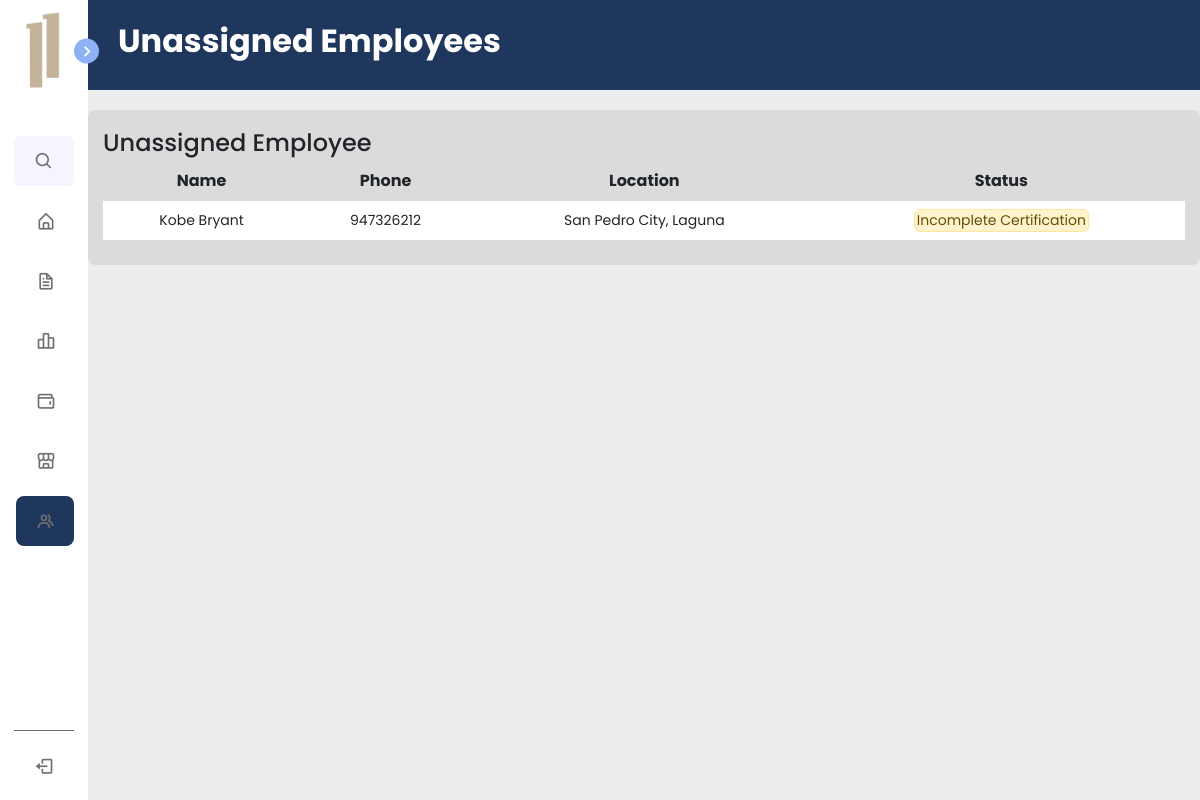
The app's page /pages/manpower/unassignedEmployees2.php with its own data.
### tables this page shows
CREATE TABLE `users_accounts` (
  `user_id` bigint(250) NOT NULL,
  `user_name` varchar(255) NOT NULL,
  `user_photo` varchar(150) NOT NULL DEFAULT 'default-profile.png',
  `user_email` varchar(200) NOT NULL,
  `user_password` varchar(200) NOT NULL,
  `user_phone_number` int(15) NOT NULL,
  `user_address` text DEFAULT NULL,
  `user_birthdate` date DEFAULT NULL,
  `user_type` varchar(100) NOT NULL DEFAULT 'user',
  `user_status` varchar(100) NOT NULL DEFAULT 'active',
  `date_created` datetime NOT NULL
);

CREATE TABLE `user_information` (
  `user_id` bigint(250) NOT NULL,
  `assigned_at` bigint(250) NOT NULL,
  `employee_status` varchar(100) NOT NULL,
  `franchisee` varchar(250) NOT NULL,
  `branch` varchar(250) NOT NULL,
  `user_shift` varchar(120) NOT NULL,
  `certification_name` text NOT NULL,
  `certification_date` date NOT NULL,
  `certificate_file_name` text NOT NULL,
  `certificate_status` varchar(150) NOT NULL
);

### pages/manpower/unassignedEmployees2.php (the view, shortened to what this page needs)
<?php
include ("../../phpscripts/database-connection.php");
$data = [];
$sql = "
    SELECT ua.user_id, ua.user_name, ua.user_phone_number, ua.user_address, ui.employee_status, ui.certificate_status
    FROM users_accounts ua
    LEFT JOIN user_information ui ON ua.user_id = ui.user_id
    WHERE ui.assigned_at = 0 AND ui.employee_status = 'unassigned'
";
$result = mysqli_query($con, $sql);
if ($result && mysqli_num_rows($result) > 0) {
    $data['employees'] = [];
    while ($row = mysqli_fetch_assoc($result)) {
        $data['employees'][] = $row;
    }
    $data['status'] = 'success';
} else {
    $data['status'] = 'error';
    $data['message'] = 'No unassigned employees found';
}
?>
<!DOCTYPE html>
<html lang="en">
<head>
    <link href="https://cdn.jsdelivr.net/npm/bootstrap@5.3.3/dist/css/bootstrap.min.css" rel="stylesheet"
>
    <link rel="stylesheet" href="../../assets/css/navbar.css">
    <link rel="stylesheet" href="../../assets/css/unassignedEmployees.css">
    <link href='https://unpkg.com/boxicons@2.1.4/css/boxicons.min.css' rel='stylesheet'>
</head>
<body>
    <nav class="sidebar close">
        <header>
            <div class="image-text">
                <span class="image">
                    <img src="../../assets/images/BoxLogo.png" alt="logo">
                </span>
            </div>
            <i class='bx bx-chevron-right toggle'></i>
        </header>
        <div class="menu-bar">
            <div class="menu">
                <li class="search-box">
                    <i class='bx bx-search icon'></i>
                </li>
                <ul class="menu-links">
                    <li class="nav-link">
                        <a href="../../dashboard">
                            <i class='bx bx-home-alt icon'></i>
                        </a>
                    </li>
                    <li class="nav-link">
                        <a href="../../pages/contract/franchiseeAgreement">
                            <i class='bx bx-file icon'></i>
                        </a>
                    </li>
                    <li class="nav-link">
                        <a href="../../pages/salesPerformance/sales">
                            <i class='bx bx-bar-chart-alt-2 icon'></i>
                        </a>
                    </li>
                    <li class="nav-link">
                        <a href="../../pages/salesPerformance/expenses">
                            <i class='bx bx-wallet icon'></i>
                        </a>
                    </li>
                    <li class="nav-link">
                        <a href="../../pages/inventory/inventory2">
                            <i class='bx bx-store-alt icon'></i>
                        </a>
                    </li>
                    <li class="nav-link active">
                        <a href="../../pages/manpower/manpower_dashboard">
                            <i class='bx bx-group icon'></i>
                        </a>
                    </li>
                </ul>
            </div>
            <div class="bottom-content">
                <li>
                    <a href="../../phpscripts/user-logout.php">
                        <i class='bx bx-log-out icon'></i>
                    </a>
                </li>
            </div>
        </div>
    </nav>
    <section class="home">
        <header class="manpowerheader">
            <div class="container-header">
                <h1 class="title">Unassigned Employees</h1>
            </div>
        </header>
        <div class="activity">
            <section id="employees-section">
                <span class="text">Unassigned Employee</span>
                <table class="content-table">
                    <thead>
                        <tr>
                            <th>Name</th>
                            <th>Phone</th>
                            <th>Location</th>
                            <th>Status</th>
                        </tr>
                    </thead>
                    <tbody>
                        <?php
                        if ($data['status'] === 'success') {
                            foreach ($data['employees'] as $employee) {
                                $certificateStatus = empty($employee['certificate_status']) ? 'Incomplete Certification' : 'Ready for Deployment';
                                $alertClass = empty($employee['certificate_status']) ? 'alert-warning' : 'alert-success';
                                echo "<tr>";
                                echo "<td>" . htmlspecialchars($employee['user_name']) . "</td>";
                                echo "<td>" . htmlspecialchars($employee['user_phone_number']) . "</td>";
                                echo "<td>" . htmlspecialchars($employee['user_address']) . "</td>";
                                echo "<td><div class='alert $alertClass p-0 m-auto w-50' role='alert'>$certificateStatus</div></td>";
                                echo "</tr>";
                            }
                        } else {
                            echo "<tr><td colspan='5'>" . htmlspecialchars($data['message']) . "</td></tr>";
                        }
                        ?>
                    </tbody>
                </table>
            </section>
        </div>
    </section>
</body>
</html>

### assets/css/navbar.css (style rules this page uses)
* { font-family: "Poppins", sans-serif; margin: 0; padding: 0; box-sizing: border-box; }
:root { --body-color: #e4e9f7; --sidebar-color: #fff; --primary-color: #695cfe; --primary-color-light: #f6f5ff; --toggle-color: #ddd; --text-color: #707070; --tran-02: all 0.2s ease; --tran-03: all 0.3s ease; --tran-04: all 0.4s ease; --tran-05: all 0.5s ease; }
body { height: 100vh; background: #ededed; }
.sidebar { position: fixed; top: 0; left: 0; height: 100%; width: 250px; padding: 10px 14px; background: var(--sidebar-color); transition: var(--tran-05); z-index: 100; }
.sidebar.close { width: 88px; }
.sidebar .image { min-width: 60px; display: flex; align-items: center; justify-content: center; }
.sidebar li { height: 50px; margin-top: 10px; list-style: none; display: flex; align-items: center; }
.sidebar li .icon { display: flex; align-items: center; justify-content: center; min-width: 60px; font-size: 20px; }
.sidebar li .icon, .sidebar li .text { color: var(--text-color); transition: var(--tran-02); }
.sidebar header { position: relative; }
.sidebar .image-text img { width: 40px; border-radius: 6px; }
.sidebar header .image-text { display: flex; align-items: center; }
.sidebar header .toggle { position: absolute; top: 50%; right: -25px; transform: translateY(-50%) rotate(180deg); height: 25px; width: 25px; background: #8cb2f5; display: flex; align-items: center; justify-content: center; border-radius: 50%; color: var(--sidebar-color); font-size: 22px; transition: var(--tran-03); }
.sidebar.close header .toggle { transform: translateY(-50%); }
.sidebar .menu { margin-top: 35px; }
.sidebar .search-box { background: var(--primary-color-light); border-radius: 6px; }
.sidebar .bottom-content { border-top: 1px solid var(--text-color); }
.sidebar li a { height: 100%; width: 100%; display: flex; align-items: center; text-decoration: none; border-radius: 6px; transition: var(--tran-04); }
.sidebar .menu-bar { height: calc(100% - 80px); display: flex; flex-direction: column; justify-content: space-between; }
.sidebar .menu-links { margin-left: -30px; }
.sidebar.close ~ .home { left: 88px; width: calc(100% - 88px); }
.home { position: relative; left: 250px; width: calc(100% - 250px); transition: var(--tran-05); }
.menu-links .nav-link.active { background-color: #1f375d; border-radius: 8px; }

### assets/css/unassignedEmployees.css (style rules this page uses)
.manpowerheader { height: 90px; background: #1F375D; color: white; display: flex; align-items: center; }
.container-header { margin-left: 30px; }
.title { font-size: 32px; font-weight: bold; }
#employees-section { margin-top: 20px; margin-bottom: 30px; padding: 15px; border-radius: 8px; background: rgb(219, 219, 219); }
#employees-section .text { font-size: 24px; font-weight: 500; }
table.content-table { width: 100%; border-collapse: collapse; border: none; }
table.content-table th, table.content-table td { padding: 8px; text-align: center; border-bottom: 1px solid #ddd; border-right: none; }
table.content-table th { border: none; font-weight: bold; }
table.content-table td { font-size: 14px; }
tbody tr { margin-bottom: 10px; border-bottom: 10px solid rgb(219, 219, 219); background-color: white; padding: 20px; }

### records on screen
users_accounts: user_name "Kobe Bryant", user_phone_number "947326212", user_address "San Pedro City, Laguna", user_information.certificate_status "Incomplete Certification"
